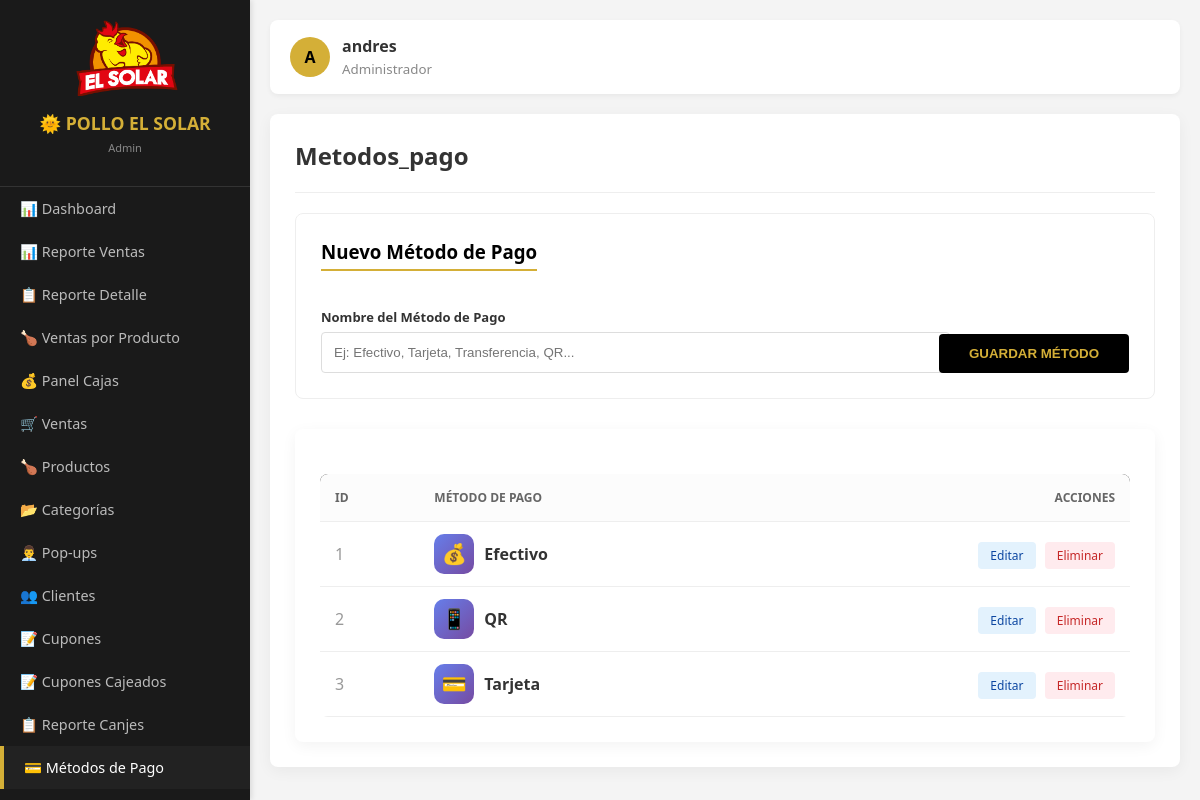
/admin.php?mod=metodos_pago (signed in), run on the app's committed database.
### tables this page shows
CREATE TABLE `metodos_pago` (
  `id` int(11) NOT NULL AUTO_INCREMENT,
  `nombre` varchar(50) NOT NULL,
  `estado` tinyint(1) DEFAULT 1,
  PRIMARY KEY (`id`)
);

### modulos/metodos_pago.php (the view, shortened to what this page needs)
<?php
$mp_edit = null;
$metodos_pago = $pdo->query("SELECT * FROM metodos_pago WHERE estado = 1 ORDER BY nombre ASC")->fetchAll();
?>
<div style="background:#fff; padding:25px; border-radius:8px; border:1px solid #eee; margin-bottom:30px;">
    <h3 style="margin-top:0; color:#000; border-bottom: 2px solid #D4AF37; display:inline-block; padding-bottom:5px;">
        <?php echo $mp_edit ? "Editar Método de Pago" : "Nuevo Método de Pago"; ?>
    </h3>
    <form id="formMetodoPago" method="POST" style="display:flex; gap:15px; align-items: flex-end; margin-top:15px;">
        <div style="flex:2;">
            <label style="font-weight:bold; font-size:13px;">Nombre del Método de Pago</label>
            <input type="text" name="nombre" id="input_nombre" required value="<?php echo $mp_edit['nombre'] ?? ''; ?>"
                   placeholder="Ej: Efectivo, Tarjeta, Transferencia, QR..."
                   style="width:100%; padding:12px; margin-top:5px; border:1px solid #ddd; border-radius:4px;">
        </div>
        <button type="button" onclick="abrirModalMP()"
                style="background:#000; color:#D4AF37; border:none; padding:12px 30px; border-radius:4px; cursor:pointer; font-weight:bold;">
            <?php echo $mp_edit ? "ACTUALIZAR" : "GUARDAR MÉTODO"; ?>
        </button>
    </form>
</div>
<div class="table-card">
    <table style="width:100%; border-collapse: collapse; background:#fff; border-radius:8px; overflow:hidden;">
        <thead>
            <tr style="background:#1a1a1a; color:#D4AF37; text-align:left;">
                <th style="padding:15px;">ID</th>
                <th>Método de Pago</th>
                <th style="text-align:right; padding-right:15px;">Acciones</th>
            </tr>
        </thead>
        <tbody>
            <?php foreach ($metodos_pago as $mp): ?>
            <tr style="border-bottom: 1px solid #f2f2f2;">
                <td style="padding:15px; color:#999;"><?php echo $mp['id']; ?></td>
                <td>
                    <div style="display:flex; align-items:center; gap:10px;">
                        <div class="metodo-icon">
                            <?php
                                $iconos = [
                                    'Efectivo' => '💰',
                                    'Tarjeta' => '💳',
                                    'Transferencia' => '🏦',
                                    'QR' => '📱'
                                ];
                                $icono = '💵';
                                foreach($iconos as $key => $ico) {
                                    if(strpos($mp['nombre'], $key) !== false) {
                                        $icono = $ico;
                                        break;
                                    }
                                }
                                echo $icono;
                            ?>
                        </div>
                        <strong><?php echo htmlspecialchars($mp['nombre']); ?></strong>
                    </div>
                </td>
                <td style="text-align:right; padding-right:15px;">
                    <a href="admin.php?mod=metodos_pago&edit=<?php echo $mp['id']; ?>"
                       style="background:#e3f2fd; color:#0d47a1; padding:5px 12px; border-radius:4px; text-decoration:none; font-size:12px; margin-right:5px;">Editar</a>
                    <a href="admin.php?mod=metodos_pago&del=<?php echo $mp['id']; ?>"
                       onclick="return confirm('¿Eliminar <?php echo $mp['nombre']; ?>?')"
                       style="background:#ffebee; color:#c62828; padding:5px 12px; border-radius:4px; text-decoration:none; font-size:12px;">Eliminar</a>
                </td>
            </tr>
            <?php endforeach; ?>
        </tbody>
    </table>
</div>

### admin.php (style rules this page uses)
:root { --sidebar-width: 250px; --gold: #D4AF37; --dark: #1a1a1a; }
body { margin: 0; display: flex; font-family: 'Segoe UI', sans-serif; background: #f4f4f4; color: #333; }
.table-card { background: #fff; padding: 25px; border-radius: 8px; box-shadow: 0 4px 15px rgba(0,0,0,0.05); overflow-x: auto; }
table { width: 100%; border-collapse: collapse; margin-top: 20px; }
th, td { text-align: left; padding: 12px; border-bottom: 1px solid #eee; }
th { background: #fcfcfc; color: #666; text-transform: uppercase; font-size: 0.75em; }

### modulos/metodos_pago.php (style rules this page uses)
.metodo-icon { width: 40px; height: 40px; background: linear-gradient(135deg, #667eea 0%, #764ba2 100%); border-radius: 10px; display: inline-flex; align-items: center; justify-content: center; color: white; font-size: 20px; }

### data on the page
metodos_pago: id "1", icono "💰", nombre "Efectivo"
metodos_pago: id "2", icono "📱", nombre "QR"
metodos_pago: id "3", icono "💳", nombre "Tarjeta"

### other printed values
$user_rol "Admin"
$item['icono'] "📊"
$item['nombre'] "Dashboard"
$item['nombre'] "Reporte Ventas"
$item['icono'] "📋"
$item['nombre'] "Reporte Detalle"
$item['icono'] "🍗"
$item['nombre'] "Ventas por Producto"
$item['icono'] "💰"
$item['nombre'] "Panel Cajas"
$item['icono'] "🛒"
$item['nombre'] "Ventas"
$item['nombre'] "Productos"
$item['icono'] "📂"
$item['nombre'] "Categorías"
